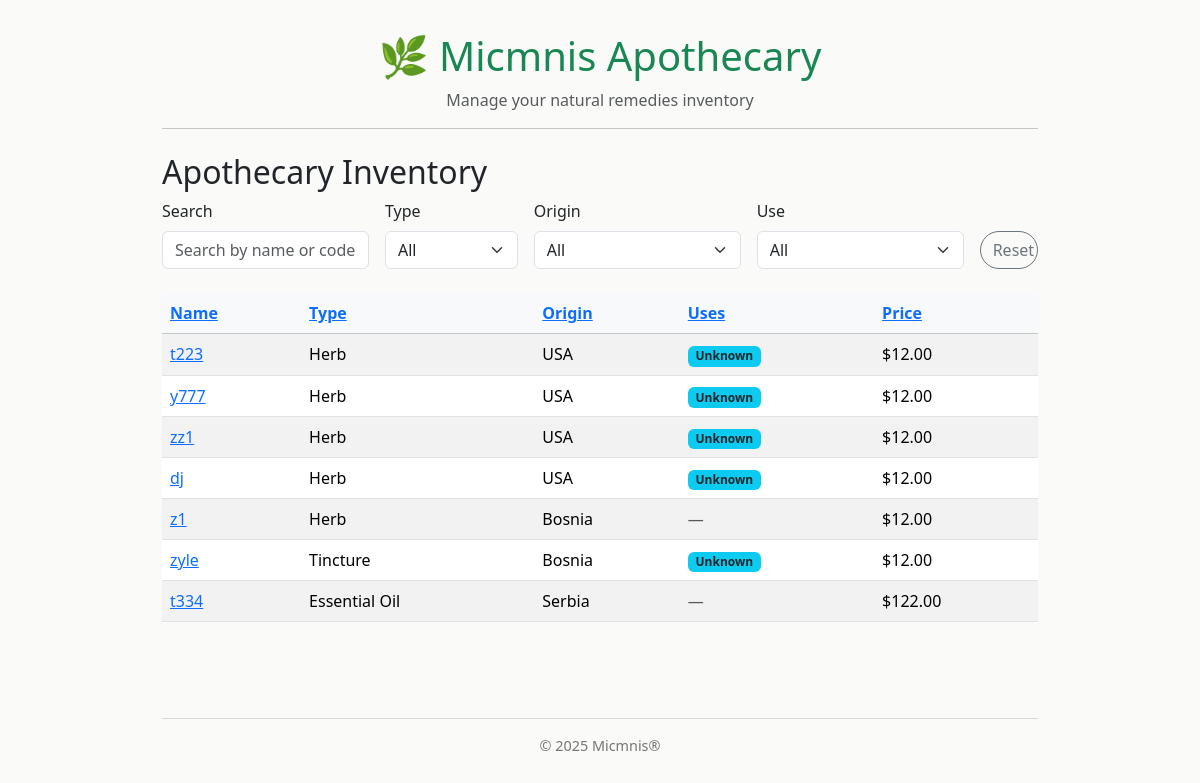
The page / on the database its author committed.
### micmnis/models.py (models this page shows, shortened)
class ApothecaryItem(models.Model):
    TYPE_CHOICES = [
        ("HERB", "Herb"),
        ("TINC", "Tincture"),
        ("BALM", "Balm"),
        ("OIL", "Essential Oil"),
        ("OTHER", "Other"),
    ]
    item_id = models.CharField(max_length=20, unique=True)
    name = models.CharField(max_length=100)
    type = models.CharField(max_length=10, choices=TYPE_CHOICES)
    origin = models.ForeignKey(Origin, on_delete=models.SET_NULL, null=True, blank=True)
    price_usd = models.DecimalField(
    max_digits=7, decimal_places=2, validators=[MinValueValidator(0)], null=True, blank=True
    )
    stock_oz = models.DecimalField(max_digits=6, decimal_places=2, null=True, blank=True)
    volume_ml = models.DecimalField(max_digits=6, decimal_places=2, null=True, blank=True)
    container_size_g = models.DecimalField(max_digits=6, decimal_places=2, null=True, blank=True)
    preparation = models.CharField(max_length=200, blank=True, null=True)
    dosage = models.CharField(max_length=200, blank=True, null=True)
    application = models.CharField(max_length=200, blank=True, null=True)
    last_updated = models.DateTimeField(auto_now=True)

class Origin(models.Model):
    country = models.CharField(max_length=100, unique=True)
    def __str__(self):
        return self.country

class Use(models.Model):
    name = models.CharField(max_length=100, unique=True)
    items = models.ManyToManyField(ApothecaryItem, related_name="uses", blank=True)

### micmnis/views_html.py (the view)
# urls.py: path('', views_html.inventory_list, name='inventory_list'),
def inventory_list(request):
    query = request.GET.get("q", "")
    type_filter = request.GET.get("type", "")
    origin_filter = request.GET.get("origin", "")
    use_filter = request.GET.get("use", "")
    items = ApothecaryItem.objects.all().select_related("origin").prefetch_related("uses")
    if query:
        items = items.filter(
            Q(name__icontains=query)
            | Q(item_id__icontains=query)
            | Q(form__icontains=query)
        )
    if type_filter:
        items = items.filter(type=type_filter)
    if origin_filter:
        items = items.filter(origin__country=origin_filter)
    if use_filter:
        items = items.filter(uses__name=use_filter)
    types = ApothecaryItem.TYPE_CHOICES
    origins = Origin.objects.all().order_by("country")
    uses = Use.objects.all().order_by("name")
    context = {
        "items": items.distinct(),
        "query": query,
        "type_filter": type_filter,
        "origin_filter": origin_filter,
        "use_filter": use_filter,
        "types": types,
        "origins": origins,
        "uses": uses,
    }
    return render(request, "micmnis/inventory_list.html", context)

### micmnis/templates/micmnis/inventory_list.html (shortened to what this page needs)
{% extends "micmnis/base.html" %}
{% block content %}
<h2>Apothecary Inventory</h2>
<form method="GET" class="row gy-2 gx-3 align-items-end mb-4">
    <div class="col-md-3">
        <label class="form-label">Search</label>
        <input type="text" name="q" class="form-control" placeholder="Search by name or code" value="{{ query }}">
    </div>
    <div class="col-md-2">
        <label class="form-label">Type</label>
        <select name="type" class="form-select">
            <option value="">All</option>
        </select>
    </div>
    <div class="col-md-3">
        <label class="form-label">Origin</label>
        <select name="origin" class="form-select">
            <option value="">All</option>
        </select>
    </div>
    <div class="col-md-3">
        <label class="form-label">Use</label>
        <select name="use" class="form-select">
            <option value="">All</option>
        </select>
    </div>
    <div class="col-md-1">
        <a href="{% url 'inventory_list' %}" class="btn rounded-pill btn-outline-secondary w-100">Reset</a>
    </div>
</form>
<div class="table-responsive">
    <div id="inventory-table">
        {% include "micmnis/partials/inventory_table.html" %}
    </div>
</div>
{% endblock %}

### micmnis/templates/micmnis/partials/inventory_table.html (shortened to what this page needs)
<div class="table-responsive">
  <table class="table table-striped table-hover align-middle">
    <thead class="table-light">
      <tr>
        <th><a href="#" class="sort-link" data-sort="name">Name</a></th>
        <th><a href="#" class="sort-link" data-sort="type">Type</a></th>
        <th><a href="#" class="sort-link" data-sort="origin__country">Origin</a></th>
        <th><a href="#" class="sort-link" data-sort="uses__name">Uses</a></th>
        <th><a href="#" class="sort-link" data-sort="price_usd">Price</a></th>
      </tr>
    </thead>
    <tbody>
      {% for item in items %}
      <tr>
        <td><a href="{% url 'inventory_detail' item.pk %}">{{ item.name }}</a></td>
        <td>{{ item.get_type_display }}</td>
        <td>{{ item.origin }}</td>
        <td>
          {% for use in item.uses.all %}
            <span class="badge bg-info text-dark">{{ use.name }}</span>
          {% empty %}
            <span class="text-muted">—</span>
          {% endfor %}
        </td>
        <td>${{ item.price_usd }}</td>
      </tr>
      {% empty %}
      <tr>
        <td colspan="6" class="text-center text-muted">No matching items found.</td>
      </tr>
      {% endfor %}
    </tbody>
  </table>
</div>

### micmnis/templates/micmnis/base.html (style rules this page uses)
body { background-color: #fafaf8; font-family: 'Segoe UI', sans-serif; margin-top: 2rem; }

### rows shown on the page
ApothecaryItem: name "t223", type "Herb", origin "USA", price_usd "12.00"
Use: name "Unknown"
ApothecaryItem: name "y777", type "Herb", origin "USA", price_usd "12.00"
ApothecaryItem: name "zz1", type "Herb", origin "USA", price_usd "12.00"
ApothecaryItem: name "dj", type "Herb", origin "USA", price_usd "12.00"
ApothecaryItem: name "z1", type "Herb", origin "Bosnia", price_usd "12.00"
ApothecaryItem: name "zyle", type "Tincture", origin "Bosnia", price_usd "12.00"
ApothecaryItem: name "t334", type "Essential Oil", origin "Serbia", price_usd "122.00"

### other values the page prints
{{ now|default:"2025" }} "2025"
